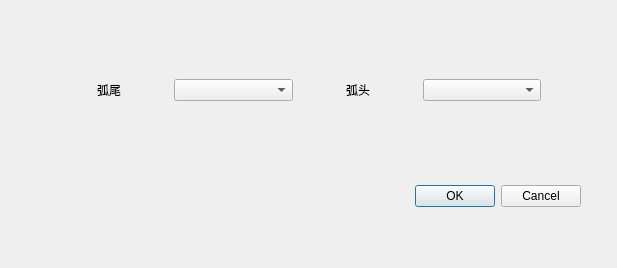
<?xml version="1.0" encoding="UTF-8"?>
<ui version="4.0">
 <class>Dialog_delete_arc</class>
 <widget class="QDialog" name="Dialog_delete_arc">
  <property name="geometry">
   <rect>
    <x>0</x>
    <y>0</y>
    <width>617</width>
    <height>268</height>
   </rect>
  </property>
  <property name="windowTitle">
   <string>Dialog</string>
  </property>
  <widget class="QDialogButtonBox" name="buttonBox">
   <property name="geometry">
    <rect>
     <x>240</x>
     <y>180</y>
     <width>341</width>
     <height>32</height>
    </rect>
   </property>
   <property name="orientation">
    <enum>Qt::Orientation::Horizontal</enum>
   </property>
   <property name="standardButtons">
    <set>QDialogButtonBox::StandardButton::Cancel|QDialogButtonBox::StandardButton::Ok</set>
   </property>
  </widget>
  <widget class="QWidget" name="horizontalLayoutWidget">
   <property name="geometry">
    <rect>
     <x>50</x>
     <y>50</y>
     <width>491</width>
     <height>80</height>
    </rect>
   </property>
   <layout class="QHBoxLayout" name="horizontalLayout">
    <item>
     <widget class="QLabel" name="label">
      <property name="text">
       <string>弧尾</string>
      </property>
      <property name="alignment">
       <set>Qt::AlignmentFlag::AlignCenter</set>
      </property>
     </widget>
    </item>
    <item>
     <widget class="QComboBox" name="comboBox"/>
    </item>
    <item>
     <widget class="QLabel" name="label_2">
      <property name="text">
       <string>弧头</string>
      </property>
      <property name="alignment">
       <set>Qt::AlignmentFlag::AlignCenter</set>
      </property>
     </widget>
    </item>
    <item>
     <widget class="QComboBox" name="comboBox_2"/>
    </item>
   </layout>
  </widget>
 </widget>
 <resources/>
 <connections>
  <connection>
   <sender>buttonBox</sender>
   <signal>accepted()</signal>
   <receiver>Dialog_delete_arc</receiver>
   <slot>accept()</slot>
   <hints>
    <hint type="sourcelabel">
     <x>248</x>
     <y>254</y>
    </hint>
    <hint type="destinationlabel">
     <x>157</x>
     <y>274</y>
    </hint>
   </hints>
  </connection>
  <connection>
   <sender>buttonBox</sender>
   <signal>rejected()</signal>
   <receiver>Dialog_delete_arc</receiver>
   <slot>reject()</slot>
   <hints>
    <hint type="sourcelabel">
     <x>316</x>
     <y>260</y>
    </hint>
    <hint type="destinationlabel">
     <x>286</x>
     <y>274</y>
    </hint>
   </hints>
  </connection>
 </connections>
</ui>
